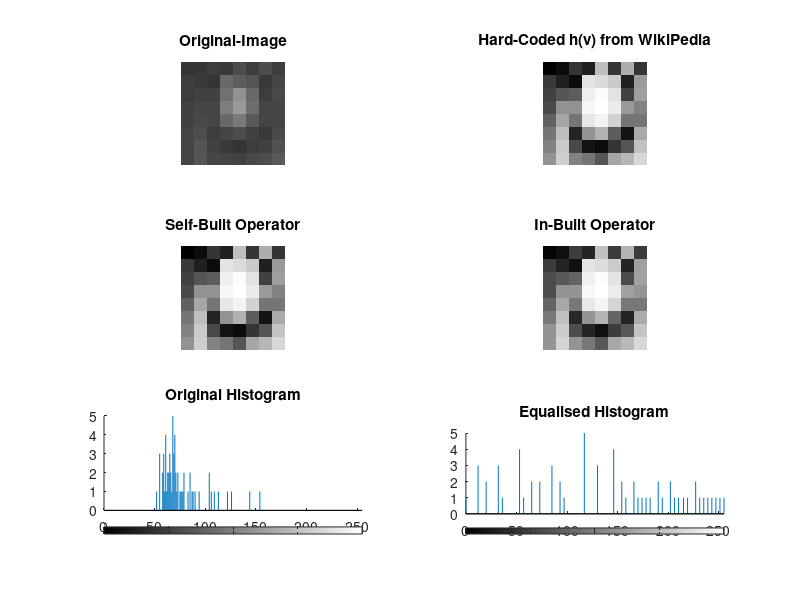

This figure's MATLAB source:
%% Histogram Equalisation 14 Jan 2026
% Anubhav Rathore
% Input: Image
% Output: Image (Histogram Equalised)

%% Defaults
clc;
clear all;
close all;

%% Wikipedia Example - Hardcoded Histogram Equalisation
myImage =  [52	55	61	59	79	61	76	61
            62	59	55	104	94	85	59	71
            63	65	66	113	144	104	63	72
            64	70	70	126	154	109	71	69
            67	73	68	106	122	88	68	68
            68	79	60	70	77	66	58	75
            69	85	64	58	55	61	65	83
            70	87	69	68	65	73	78	90];
myImage = cast(myImage, "uint8");
subplot(3,2,1);
imshow(myImage);
title("Original-Image");

eq_img_1 = [0	12	53	32	190	53	174	53
            57	32	12	227	219	202	32	154
            65	85	93	239	251	227	65	158
            73	146	146	247	255	235	154	130
            97	166	117	231	243	210	117	117
            117	190	36	146	178	93	20	170
            130	202	73	20	12	53	85	194
            146	206	130	117	85	166	182	215];

eq_img_1 = cast(eq_img_1, "uint8");
subplot(3,2,2), imshow(eq_img_1), title("Hard-Coded h(v) from WikiPedia");
subplot(3,2,5), imhist(myImage), title("Original Histogram");


%% Self-Built Histogram Equalisation Operation
[R,C] = size(myImage);
counts = imhist(myImage);
cdf_counts = cumsum(counts);
cdf_min = cdf_counts(find(cdf_counts > 0, 1));
L = 256; % 8 bit image
eq_img_2 = zeros(R,C, "uint8");

for row = 1:R
    for col = 1:C
        curr_pixel = myImage(row,col);
        h_v = round(((cdf_counts(curr_pixel + 1) - cdf_min)/((R*C)-cdf_min))*(L-1));
        eq_img_2(row,col) = h_v;
    end
end
subplot(3,2,3), imshow(eq_img_2), title("Self-Built Operator");
subplot(3,2,6), imhist(eq_img_2), title("Equalised Histogram");

%% In-built operator
eq_img_3 = histeq(myImage);
subplot(3,2,4);
imshow(eq_img_3);
title("In-Built Operator");

